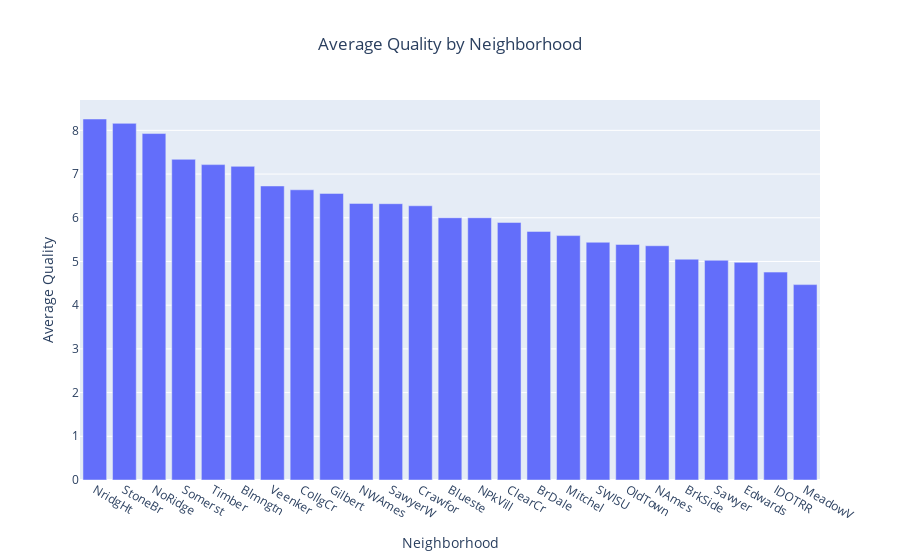

The cell this chart's notebook holds for it:
### Code cell
#Top Neighborhoods by Quality

neighborhood_df = housing_df[['Neighborhood', 'OverallQual', 'SalePrice']]
avg_quality = neighborhood_df.groupby(['Neighborhood'])['OverallQual'].mean().sort_values(ascending=False).reset_index()

fig = go.Figure()

fig.add_trace(
    go.Bar(
        x=avg_quality['Neighborhood'],
        y=avg_quality['OverallQual']
    )
)

fig.update_layout(
    title=dict(
        text='Average Quality by Neighborhood',
        x=0.5),
        xaxis_title='Neighborhood',
        yaxis_title='Average Quality'
)

### Figure 1 — Plotly figure (JSON) as saved in the notebook; plotly's stock layout.template omitted (floating-point values rounded to 4 significant figures)
{"data": [{"type": "bar", "x": ["NridgHt", "StoneBr", "NoRidge", "Somerst", "Timber", "Blmngtn", "Veenker", "CollgCr", "Gilbert", "NWAmes", "SawyerW", "Crawfor", "Blueste", "NPkVill", "ClearCr", "BrDale", "Mitchel", "SWISU", "OldTown", "NAmes", "BrkSide", "Sawyer", "Edwards", "IDOTRR", "MeadowV"], "y": [8.26, 8.16, 7.927, 7.337, 7.216, 7.176, 6.727, 6.64, 6.557, 6.329, 6.322, 6.275, 6, 6, 5.893, 5.688, 5.592, 5.44, 5.389, 5.36, 5.052, 5.027, 4.98, 4.757, 4.471]}], "layout": {"title": {"text": "Average Quality by Neighborhood", "x": 0.5}, "xaxis": {"title": {"text": "Neighborhood"}}, "yaxis": {"title": {"text": "Average Quality"}}}}
